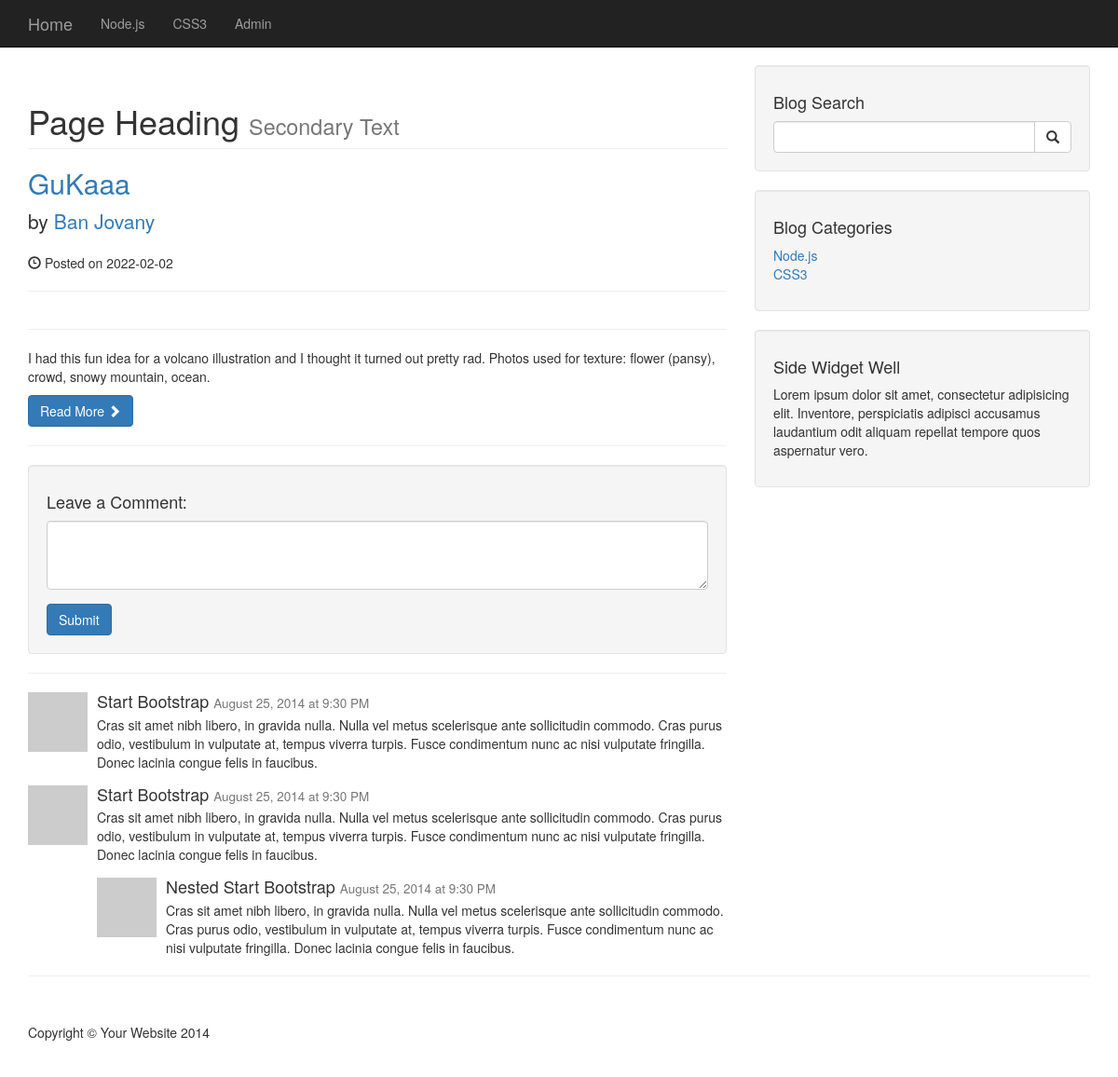
Screenshot of /post.php?p_id=4 with the database file from the repository.
### tables this page shows
CREATE TABLE `categories` (
  `cat_id` int(3) NOT NULL,
  `cat_title` varchar(255) NOT NULL
);

CREATE TABLE `posts` (
  `post_id` int(3) NOT NULL,
  `post_tags` varchar(255) NOT NULL,
  `post_comment_count` int(11) NOT NULL,
  `post_status` varchar(255) NOT NULL DEFAULT 'draft',
  `post_category_id` int(3) NOT NULL,
  `post_title` varchar(255) NOT NULL,
  `post_author` varchar(255) NOT NULL,
  `post_date` date NOT NULL,
  `post_image` text NOT NULL,
  `post_content` text NOT NULL
);

### post.php (the view, shortened to what this page needs)
<?php include 'includes/db.php'; ?>
<?php include 'includes/header.php'; ?>
<?php include 'includes/navigation.php'; ?>
<div class="container">
    <div class="row">
        <div class="col-md-8">
            <?php
            if (isset($_GET['p_id'])) {
                $the_post_id = $_GET['p_id'];
            }
            $query_SelectPosts = "SELECT * from posts WHERE post_id = $the_post_id ";
            $result_SelectAllPosts = mysqli_query($connection, $query_SelectPosts);
            while ($row = mysqli_fetch_assoc($result_SelectAllPosts)) {
                $post_title = $row['post_title'];
                $post_author = $row['post_author'];
                $post_date = $row['post_date'];
                $post_content = $row['post_content'];
            ?>
                <h1 class="page-header">
                    Page Heading
                    <small>Secondary Text</small>
                </h1>
                <h2>
                    <a href="#"><?php echo $post_title; ?></a>
                </h2>
                <p class="lead">
                    by <a href="index.php"><?php echo $post_author; ?></a>
                </p>
                <p><span class="glyphicon glyphicon-time"></span> Posted on <?php echo $post_date; ?></p>
                <hr>
                <hr>
                <p><?php echo $post_content; ?></p>
                <a class="btn btn-primary" href="#">Read More <span class="glyphicon glyphicon-chevron-right"></span></a>
                <hr>
            <?php } ?>
            <div class="well">
                <h4>Leave a Comment:</h4>
                <form role="form">
                    <div class="form-group">
                        <textarea class="form-control" rows="3"></textarea>
                    </div>
                    <button type="submit" class="btn btn-primary">Submit</button>
                </form>
            </div>
            <hr>
            <div class="media">
                <a class="pull-left" href="#">
                    <img class="media-object" src="http://placehold.it/64x64" alt="">
                </a>
                <div class="media-body">
                    <h4 class="media-heading">Start Bootstrap
                        <small>August 25, 2014 at 9:30 PM</small>
                    </h4>
                    Cras sit amet nibh libero, in gravida nulla. Nulla vel metus scelerisque ante sollicitudin commodo. Cras purus odio, vestibulum in vulputate at, tempus viverra turpis. Fusce condimentum nunc ac nisi vulputate fringilla. Donec lacinia congue felis in faucibus.
                </div>
            </div>
            <div class="media">
                <a class="pull-left" href="#">
                    <img class="media-object" src="http://placehold.it/64x64" alt="">
                </a>
                <div class="media-body">
                    <h4 class="media-heading">Start Bootstrap
                        <small>August 25, 2014 at 9:30 PM</small>
                    </h4>
                    Cras sit amet nibh libero, in gravida nulla. Nulla vel metus scelerisque ante sollicitudin commodo. Cras purus odio, vestibulum in vulputate at, tempus viverra turpis. Fusce condimentum nunc ac nisi vulputate fringilla. Donec lacinia congue felis in faucibus.
                    <div class="media">
                        <a class="pull-left" href="#">
                            <img class="media-object" src="http://placehold.it/64x64" alt="">
                        </a>
                        <div class="media-body">
                            <h4 class="media-heading">Nested Start Bootstrap
                                <small>August 25, 2014 at 9:30 PM</small>
                            </h4>
                            Cras sit amet nibh libero, in gravida nulla. Nulla vel metus scelerisque ante sollicitudin commodo. Cras purus odio, vestibulum in vulputate at, tempus viverra turpis. Fusce condimentum nunc ac nisi vulputate fringilla. Donec lacinia congue felis in faucibus.
                        </div>
                    </div>
                </div>
            </div>
        </div>
        <?php include 'includes/sidebar.php'; ?>
    </div>
    <hr>
    <?php include 'includes/footer.php'; ?>

### includes/navigation.php (shortened to what this page needs)
<nav class="navbar navbar-inverse navbar-fixed-top" role="navigation">
    <div class="container">
        <div class="navbar-header">
            <a class="navbar-brand" href="index.php">Home</a>
        </div>
        <div class="collapse navbar-collapse" id="bs-example-navbar-collapse-1">
            <ul class="nav navbar-nav">
                <?php
                $querySelect = 'SELECT * from categories';
                $resultSelect = mysqli_query($connection, $querySelect);
                while ($row = mysqli_fetch_assoc($resultSelect)) {
                    $cat_title = $row['cat_title'];
                    echo "<li><a href='#'>{$cat_title}</a></li>";
                }
                ?>
                <li><a href="admin">Admin</a></li>
            </ul>
        </div>
    </div>
</nav>

### includes/sidebar.php
<div class="col-md-4">
    <div class="well">
        <h4>Blog Search</h4>
        <form action="search.php" method="post">
            <div class="input-group">
                <input name="search" type="text" class="form-control">
                <span class="input-group-btn">
                    <button name="submit" class="btn btn-default" type="submit">
                        <span class="glyphicon glyphicon-search"></span>
                    </button>
                </span>
            </div>
        </form>
    </div>
    <div class="well">
        <?php
        $query_SelectCategoriesSideBar = 'SELECT * from categories LIMIT 10';
        $result_SelectCategoriesSideBar = mysqli_query($connection, $query_SelectCategoriesSideBar);
        ?>
        <h4>Blog Categories</h4>
        <div class="row">
            <div class="col-lg-12">
                <ul class="list-unstyled">
                    <?php
                    while ($row = mysqli_fetch_assoc($result_SelectCategoriesSideBar)) {
                        $cat_id = $row['cat_id'];
                        $cat_title = $row['cat_title'];
                        echo "<li><a href='category.php?category=$cat_id'>{$cat_title}</a></li>";
                    }
                    ?>
                </ul>
            </div>
        </div>
    </div>
    <?php include 'widget.php' ?>
</div>

### css/blog-home.css (style rules this page uses)
body { padding-top: 70px; }

### rows the page displays
categories: cat_title "Node.js"
categories: cat_title "CSS3"
posts: post_title "GuKaaa", post_author "Ban Jovany", post_date "2022-02-02", post_content "I had this fun idea for a volcano illustration and I thought it turned out pretty rad. Photos used for texture: flower (pansy), crowd, snowy mountain, ocean."
